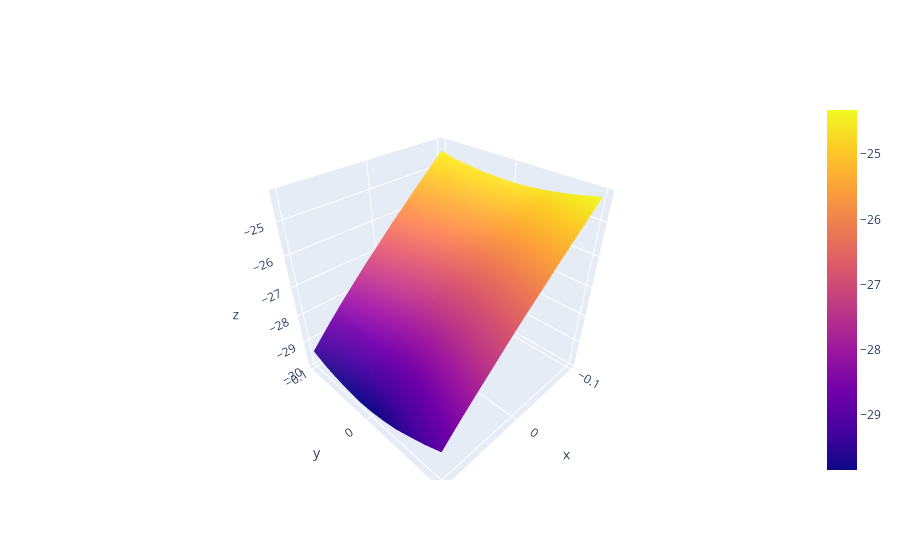
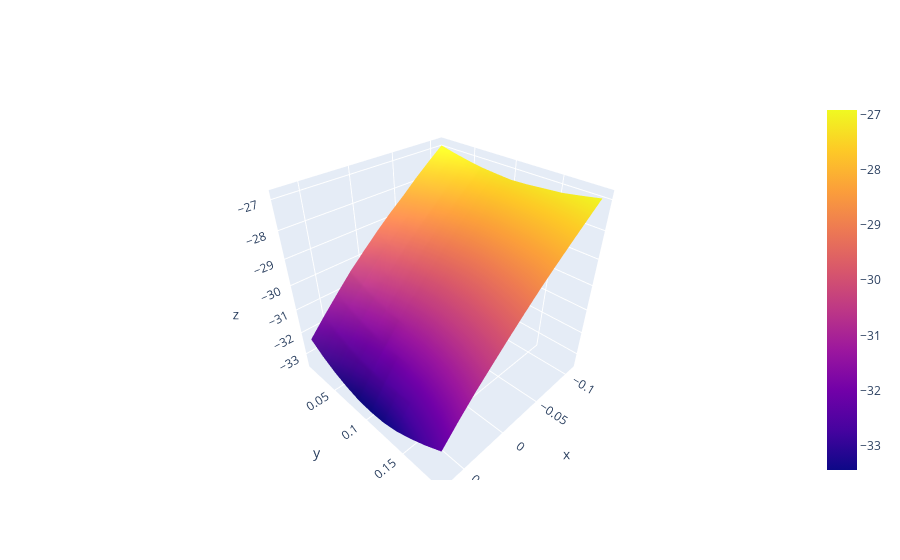
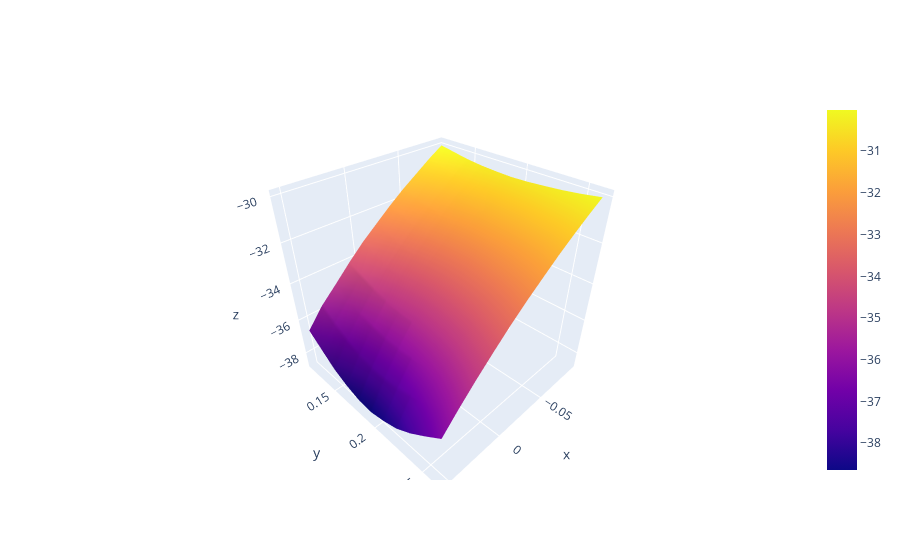
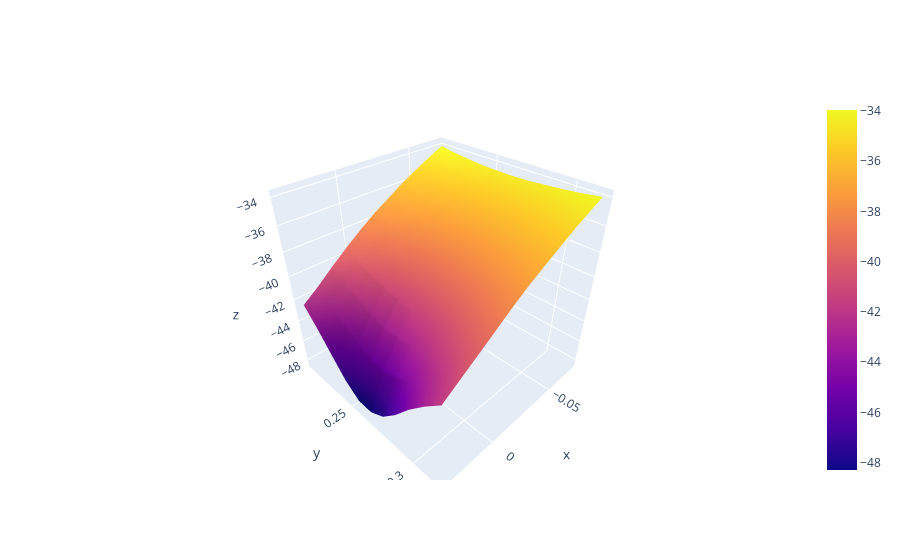

These figures' notebook cell, in order:
### Code cell
gmin, pmin = mixerTuner.step3IqImbalance(centers=[0, 0], spans=[0.2, 0.2], numIters=10, numGrids=[11, 11], shrink=0.9)
mixerTuner.step1CoarseSweep(I=Imin, Q=Qmin, gain=gmin, phase=pmin)
